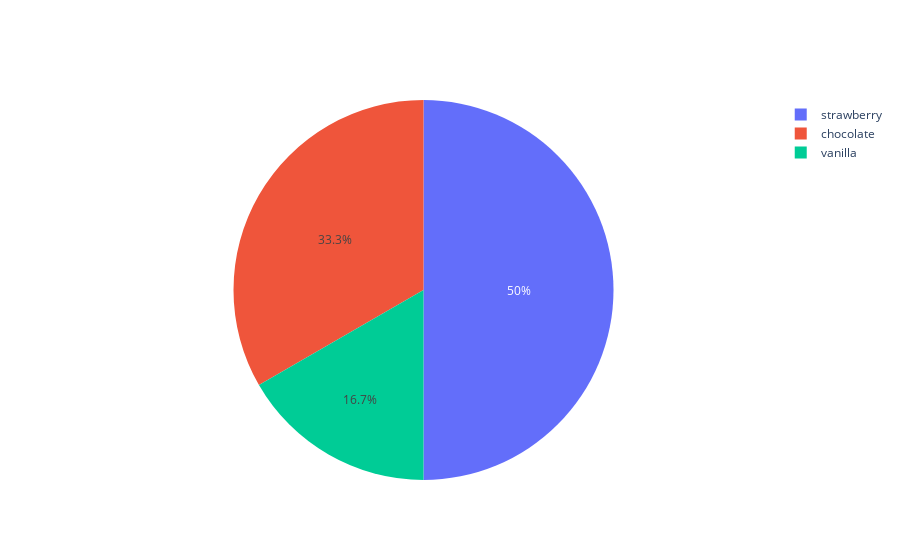

The code cell stored with this chart in its notebook:
### Markdown cell above
And of course, we can always use the dictionary constructor to create our dictionaries.

### Code cell
pie_trace = dict(type="pie", labels=["chocolate", "vanilla", "strawberry"], values=[10, 5, 15])

plotly.offline.iplot([
    pie_trace
])

### Figure 1 — Plotly figure (JSON) as saved in the notebook; plotly's stock layout.template omitted (floating-point values rounded to 4 significant figures)
{"data": [{"labels": ["chocolate", "vanilla", "strawberry"], "type": "pie", "values": [10, 5, 15]}], "layout": {}}
